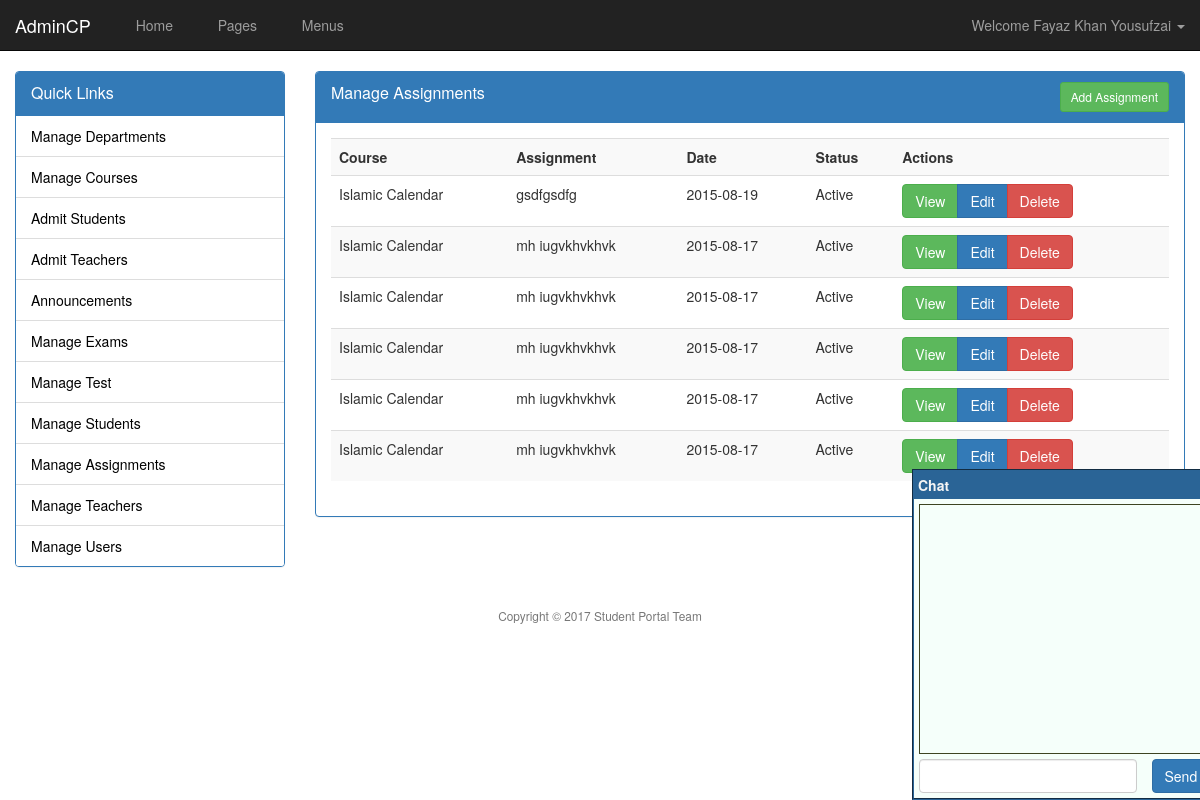
The app's page /admin/assignments.php (signed in) with its own data.
### tables this page shows
CREATE TABLE `assignments` (
  `asgn_id` int(11) NOT NULL,
  `teacher_id` int(11) NOT NULL,
  `course_id` int(11) NOT NULL,
  `asgn_title` varchar(200) NOT NULL,
  `asgn_body` text NOT NULL,
  `asgn_date` date NOT NULL,
  `asgn_expiry` date NOT NULL,
  `asgn_status` int(11) NOT NULL DEFAULT '0'
);

### inc/database.php (called while the page is built, shortened)
<?php
class Database {
    public static $options = array();
    protected $con;
    protected $rs;
    private $row_id;
    public function __construct() {
        if (empty(self::$options)) {
            self::$options = array(
                PDO::ATTR_PERSISTENT => true,
                PDO::ATTR_ERRMODE => PDO::ERRMODE_EXCEPTION,
                PDO::MYSQL_ATTR_INIT_COMMAND => "SET NAMES utf8"
            );
        }
        try {
            $dsn = 'mysql:host=' . DB_HOST . ';dbname=' . DB_NAME;
            $this->con = new PDO($dsn, DB_USER, DB_PASS, self::$options);
        } catch (PDOException $e) {
            throw $e;
        }
    }
    public function query($stmt, $args = NULL) {
        $output = FALSE;
        try {
            $qprm = (!is_null($args) && !is_array($args)) ? array($args) : $args;
            $this->rs = $this->con->prepare($stmt);
            if (is_null($qprm)) {
                $this->rs->execute();
            } else {
                $this->rs->execute($qprm);
            }
            $this->row_id = $this->rs->rowCount();
            $output = $this;
        } catch (PDOException $e) {
            throw $e;
        }
        return $output;
    }
    public function queryValues($stmt, $fields = NULL, $args = NULL) {
        $output = FALSE;
        $fields = (is_array($fields)) ? $fields : array($fields);
        try {
            $db = new Database();
            $db->query($stmt, $args);
            if ($db->rowCount() > 0) {
                $r = $db->fetchArrayAssoc();
                foreach ($fields as $column) {
                    $output[$column] = $r[$column];
                }
            }
        } catch (PDOException $e) {
            throw $e;
        }
        return (object) $output;
    }
    public function fetchObject() {
        return $this->rs->fetch(PDO::FETCH_OBJ);
    }
    public function fetchArrayAssoc() {
        return $this->rs->fetch(PDO::FETCH_ASSOC);
    }
    public function rowCount() {
        return $this->row_id;
    }
    public function close() {
        $this->con = NULL;
        $this->row_id = NULL;
        $this->rs = NULL;
    }
}

### admin/assignments.php (the view)
<?php
require 'header.php';
$db = new Database();
$user_id = intval($_SESSION["user_id"]);
if (isset($_GET["action"])) {
    $a = cleanString($_GET["action"]);
    if ($a === "add") {
        ?>
        <div class="panel panel-primary">
            <div class="panel-heading">
                <div class="panel-title">
                    Add Assignment
                </div>
            </div>
            <div class="panel-body">
                <?php
                if (isset($_POST["publish"])) {
                    $title = cleanString($_POST["title"]);
                    $body = cleanString($_POST["body"]);
                    $expiry = cleanString($_POST["expiry"]);
                    $status = $_POST["status"];
                    $course = cleanString($_POST["course"]);
                    if (empty($title) || empty($body) || empty($expiry)) {
                        msgBox("error", "All fields are required");
                    } else {
                        try {
                            $date_expiry = date("Y-m-d", strtotime($expiry));
                            $stmt = "INSERT INTO assignments VALUES(null,?,?,?,?,CURDATE(),?,?)";
                            $args = [$_SESSION["user_id"], $course, $title, $body, $expiry, $status];
                            $db->runQuery($stmt, $args);
                            $assignment_id = $db->lastInsertId();
                            $students = [];
                            $req = $db->queryValues("SELECT course_department, course_semester FROM courses WHERE course_id = ?", ["course_department", "course_semester"], $course);
                            $db->query("SELECT * FROM admission WHERE department_id = ? AND semester_id = ?", [$req->course_department, $req->course_semester]);
                            $db2 = new Database();
                            while ($r = $db->fetchObject()) {
                                $stmt = "INSERT INTO assignment_files VALUES(null,?,?,?,?,?)";
                                $args = [$assignment_id, $r->user_id, '', '', 0];
                                $db2->runQuery($stmt, $args);
                            }
                            msgBox("ok", "Assignment Published");
                        } catch (PDOException $e) {
                            msgBox("error", $e->getMessage());
                        }
                    }
                }
                ?>
                <form method="post" action="assignments.php?action=add">
                    <div class="form-group">
                        <label>Title</label>
                        <input type="text" name="title" class="form-control" required="" />
                    </div>
                    <div class="form-group">
                        <label>Details</label>
                        <textarea class="form-control" name="body" rows="10"></textarea>
                    </div>
                    <div class="form-group">
                        <label>Expiry Date</label>
                        <input type="date" name="expiry" class="form-control" required="" />
                    </div>
                    <div class="form-group">
                        <label>Status</label>
                        <select name="status" class="form-control">
        <?php echo assignment_status(); ?>
                        </select>
                    </div>
                    <div class="form-group">
                        <label>Course</label>
                        <select class="form-control" name="course">
        <?php echo list_courses(); ?>
                        </select>
                    </div>
                    <input type="submit" name="publish" value="Publish Assignment" class="btn btn-primary" />
                </form>
            </div>
        </div>
        <?php
    } else if ($a == "view") {
        if (isset($_GET["id"])) {
            $id = intval($_GET["id"]);
            ?>
            <div class="panel panel-primary">
                <div class="panel-heading">
                    <div class="panel-title">
                        Manage Submitted Assignment
                    </div>
                </div>
                <div class="panel-body">
                    <table class="tabel table-hover table-striped">
                        <tr>
                            <th>Student</th>
                            <th>File</th>
                            <th>Comments</th>
                            <th>Marks</th>
                            <th>Edit</th>
                        </tr>
                        <?php
                        $db->query("SELECT * FROM assignment_files WHERE asgn_id = ?", $id);
                        while ($r = $db->fetchObject()) {
                            $student = $db->queryValues("SELECT * FROM users WHERE user_id = ?", "user_name", $r->student_id);
                            $file = (empty($r->af_file)) ? "Not Submitted" : "<a href='../content/files/$r->af_file'>$r->af_file</a>";
                            echo "
                    <tr>
                        <td>$student</td>
                        <td>$file</td>
                        <td>$r->af_comments</td>
                        <td>$r->af_marks</td>
                        <td><a href='assignments.php?do=edit-file&amp;id=$r->af_id' class='btn btn-primary'>Edit</a></td>
                    </tr>
                ";
                        }
                        ?>
                    </table>
                </div>
            </div>
            <?php
        }
    }else if($a == "edit-file"){
        if(isset($_GET["id"])){
            $id = intval($_GET["id"]);
            ?>
<div class="panel panel-primary">
    <div class="panel-heading">
        <div class="panel-title">
            Edit submitted Assignment
        </div>
    </div>
    <div class="panel-body">
        <?php
        if(isset($_POST["update"])){
            $comments = cleanString($_POST["comments"]);
            $marks = intval($_POST["marks"]);
            $db->runQuery("UPDATE assignment_files SET af_comments = ?,"
                    . "af_marks = ? WHERE af_id = ?",[$comments,$marks,$id]);
            msgBox("ok", "Updated");
        }
        $db->query("SELECT * FROM assignment_files WHERE af_id = ?",$id);
        $r = $db->fetchObject();
        ?>
        <form method="post" action="<?php echo $_SERVER['REQUEST_URI'] ?>">
            <div class="form-group">
                <label>Comments</label>
                <textarea class="form-control" name="comments"><?php echo $r->af_comments ?></textarea>
            </div>
            <div class="form-group">
                <label>Marks</label>
                <input type="text" name="marks" value="<?php echo $r->af_marks ?>" class="form-control" />
            </div>
            <input type="submit" name="update" class="btn btn-primary" value="Update" />
        </form>
    </div>
</div>
<?php
        }
    } else if ($a == "edit") {
        if (isset($_GET["id"])) {
            $id = intval(cleanString($_GET["id"]));
            ?>
            <div class="panel panel-primary">
                <div class="panel-heading">
                    <div class="panel-title">
                        Edit Assignment
                    </div>
                </div>
                <div class="panel-body">
                    <?php
                    if (isset($_POST["publish"])) {
                        $title = cleanString($_POST["title"]);
                        $body = cleanString($_POST["body"]);
                        $expiry = cleanString($_POST["expiry"]);
                        $status = $_POST["status"];
                        $course = cleanString($_POST["course"]);
                        if (empty($title) || empty($body) || empty($expiry)) {
                            msgBox("error", "All fields are required");
                        } else {
                            try {
                                $date_expiry = date("Y-m-d", strtotime($expiry));
                                $stmt = "UPDATE assignments SET asgn_title = ?,"
                                        . "asgn_body = ?, asgn_expiry = ?,"
                                        . "asgn_status = ?, course_id = ? "
                                        . "WHERE asgn_id = ?";
                                $args = [$title, $body, $date_expiry, $status, $course, $id];
                                $db->runQuery($stmt, $args);
                                msgBox("ok", "Assignment Updated");
                            } catch (PDOException $e) {
                                msgBox("error", $e->getMessage());
                            }
                        }
                    }
                    $db->query("SELECT * FROM assignments WHERE asgn_id = ?", $id);
                    $r = $db->fetchObject();
                    ?>
                    <form method="post" action="<?php echo $_SERVER['REQUEST_URI'] ?>">
                        <div class="form-group">
                            <label>Title</label>
                            <input type="text" name="title" value="<?php echo $r->asgn_title ?>" class="form-control" required="" />
                        </div>
                        <div class="form-group">
                            <label>Details</label>
                            <textarea class="form-control" name="body" rows="10"><?php echo $r->asgn_title ?></textarea>
                        </div>
                        <div class="form-group">
                            <label>Expiry Date</label>
                            <input type="date" name="expiry" class="form-control" required="" value="<?php echo date("m/d/Y", $r->asgn_expiry) ?>" />
                        </div>
                        <div class="form-group">
                            <label>Status</label>
                            <select name="status" class="form-control">
            <?php echo assignment_status($r->asgn_status); ?>
                            </select>
                        </div>
                        <div class="form-group">
                            <label>Course</label>
                            <select class="form-control" name="course">
            <?php echo list_courses($r->course_id); ?>
                            </select>
                        </div>
                        <input type="submit" name="publish" value="Update Assignment" class="btn btn-primary" />
                    </form>
                </div>
            </div>
            <?php
        }
    } else if ($a === "delete") {
        if (isset($_GET["id"])) {
            $id = intval(cleanString($_GET["id"]));
            try {
                $db->runQuery("DELETE FROM assignments WHERE asgn_id = ?", array($id));
                $db->runQuery("DELETE FROM assignment_files WHERE asgn_id = ?", array($id));
                msgBox("ok", "Assignment Deleted");
                header("refresh:1;url=assignments.php");
            } catch (PDOException $e) {
                msgBox("erorr", $e->getMessage());
                header("refresh:3;url=assignments.php");
            }
        }
    } else {
        echo "Nothing to do";
    }
} else {
    ?>
    <div class="panel panel-primary">
        <div class="panel-heading">
            <div class="panel-title">
                Manage Assignments
                <div class="pull-right">
                    <a href="assignments.php?action=add" class="btn btn-sm btn-success">Add Assignment</a>
                </div>
                <div class="clearfix"></div>
            </div>
        </div>
        <div class="panel-body">
            <table class="table table-striped table-hover">
                <tr>
                    <th>Course</th>
                    <th>Assignment</th>
                    <th>Date</th>
                    <th>Status</th>
                    <th>Actions</th>
                </tr>
                <?php
                try {
                    if ($_SESSION["user_level"] == "admin") {
                        $db->query("SELECT * FROM assignments ORDER BY asgn_id DESC");
                    } else {
                        $db->query("SELECT * FROM assignments WHERE teacher_id = ? ORDER BY asgn_id DESC", $user_id);
                    }
                    while ($r = $db->fetchObject()) {
                        $course = $db->queryValues("SELECT * FROM courses WHERE course_id = ?", "course_name", $r->course_id)->course_name;
                        $status = ($r->asgn_status == 1) ? "Active" : "Expired";
                        echo "
                            <tr>
                                <td>$course</td>
                                <td>$r->asgn_title</td>
                                <td>$r->asgn_date</td>
                                <td>$status</td>
                                <td>
                                    <div class='btn-group'>
                                        <a href='assignments.php?action=view&amp;id=$r->asgn_id' class='btn btn-success'>View</a>
                                        <a href='assignments.php?action=edit&amp;id=$r->asgn_id' class='btn btn-primary'>Edit</a>
                                        <a href='assignments.php?action=delete&amp;id=$r->asgn_id' class='btn btn-danger'>Delete</a>
                                    </div>
                                </td>
                            </tr>
                        ";
                    }
                } catch (PDOException $e) {
                    msgBox("error", $e->getMessage());
                }
                ?>
            </table>
        </div>
    </div>
    <?php
}
?>
<?php
require 'footer.php';

### content/assets/admin-theme/css/style.css (style rules this page uses)
@media (min-width: 786px) { .admin-body { background: url('../background.jpg') no-repeat fixed center center } }

### records on screen
assignments: course "Islamic Calendar", asgn_title "gsdfgsdfg", asgn_date "2015-08-19", asgn_status "Active"
assignments: course "Islamic Calendar", asgn_title "mh iugvkhvkhvk", asgn_date "2015-08-17", asgn_status "Active"
assignments: course "Islamic Calendar", asgn_title "mh iugvkhvkhvk", asgn_date "2015-08-17", asgn_status "Active"
assignments: course "Islamic Calendar", asgn_title "mh iugvkhvkhvk", asgn_date "2015-08-17", asgn_status "Active"
assignments: course "Islamic Calendar", asgn_title "mh iugvkhvkhvk", asgn_date "2015-08-17", asgn_status "Active"
assignments: course "Islamic Calendar", asgn_title "mh iugvkhvkhvk", asgn_date "2015-08-17", asgn_status "Active"

### other values on screen
$_SESSION["user_name"] "Fayaz Khan Yousufzai"
